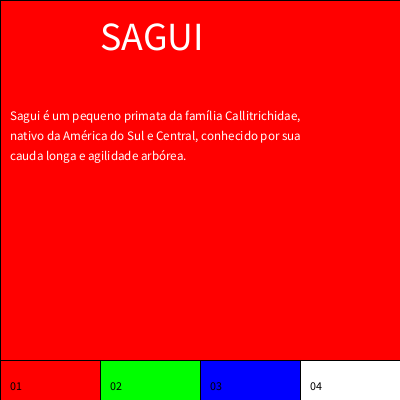
Frame 1 (no input)
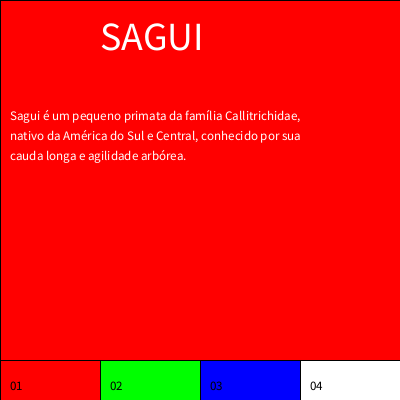
Frame 60 (the mouse pressed at the canvas centre just before this capture)
Frame 120 (the mouse held since frame 60 and released just before this capture): identical to frame 60, image omitted

The Processing sketch that drew these frames (run headless with seeded random() and noise(); from frame 60 on, the mouse is pressed at the canvas centre):

// Processing sketch: estrutura_01
// ── estrutura_01.pde
int svar = 1;

void setup(){
  size(400,400);
}

void draw(){
  botoes();
  if (svar==1) tela1(); else
  if (svar==2) tela2(); else
  if (svar==3) tela3(); else
  if (svar==4) tela4();
}
void botoes(){
  fill(255,0,0);     rect(0,360, 100,40);    fill(0);   text("01",  10,390);
  fill(0,255,0);     rect(100,360,100,40);   fill(0);   text("02", 110,390);
  fill(0,0,255);     rect(200,360,100,40);   fill(0);   text("03", 210,390);
  fill(255,255,255); rect(300,360,100,40);   fill(0);   text("04", 310,390);
}
void mousePressed(){
  if((mouseX<100)&&(mouseY>360)) svar=1;
  if((mouseX>100)&&(mouseX<200)&&(mouseY>360)) svar=2;
  if((mouseX>200)&&(mouseX<300)&&(mouseY>360)) svar=3;
  if((mouseX>300)&&(mouseX<400)&&(mouseY>360)) svar=4;  
}

// ── tela1.pde
// tela de informações introdutórias
// feita por Luiz
void tela1(){
  fill(255,0,0);
  rect(0,0,width, height-40);
  fill(255); textSize(40);
  text("SAGUI",100,50);
  textSize(13);
  text("Sagui é um pequeno primata da família Callitrichidae,",10,120);
  text("nativo da América do Sul e Central, conhecido por sua ",10,140);
  text("cauda longa e agilidade arbórea.",10,160);
}

// ── tela2.pde
void tela2(){
  fill(0,255,0);
  rect(0,0,width, height-40);
}

// ── tela3.pde
void tela3(){
  fill(0,0,255);
  rect(0,0,width, height-40);
}

// ── tela4.pde
void tela4(){
  fill(255,255,255);
  rect(0,0,width, height-40);
}
